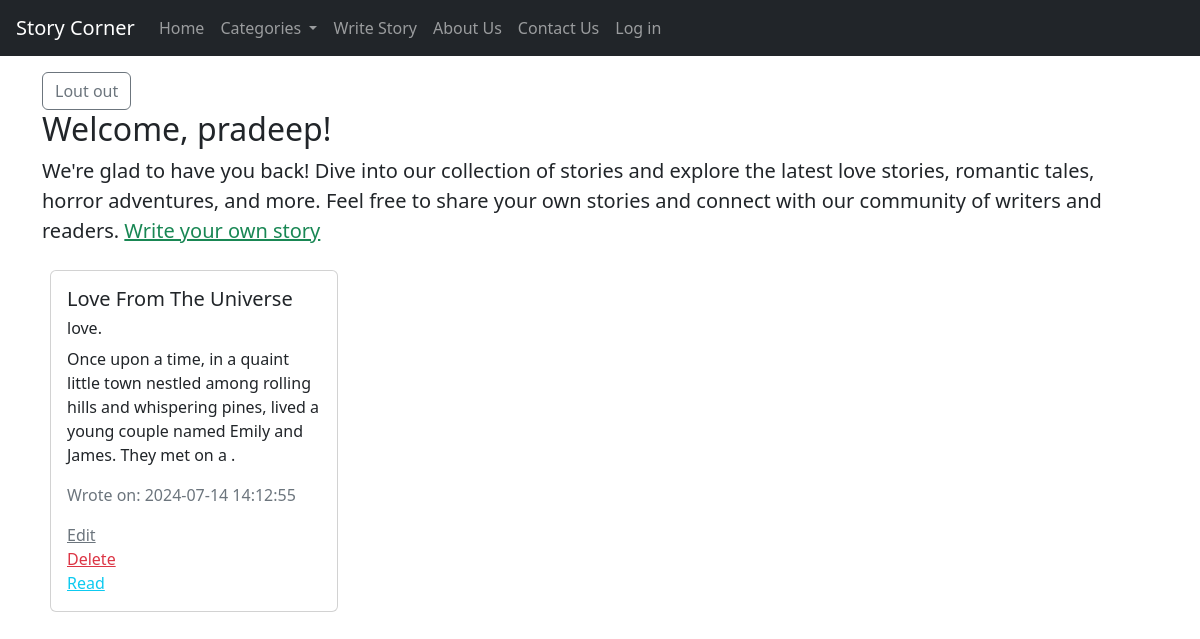
/acc-home (signed in), run on the app's committed database.
### models.py (models this page shows, shortened)
class User(db.Model):
    __tablename__ = 'users'
    id = db.Column(db.Integer, primary_key=True)
    username = db.Column(db.String(80), unique=True, nullable=False)
    email = db.Column(db.String(120), unique=True, nullable=False)
    password = db.Column(db.String(80), nullable=False)
    dp = db.Column(db.String(200), nullable=True)
    is_deleted = db.Column(db.Boolean(), nullable=False, default=False)
    updated_at = db.Column(db.DateTime(), nullable=False, default=db.func.now())
    created_at = db.Column(db.DateTime(), nullable=False, default=db.func.now())
    stories = db.relationship('Story', backref='author', lazy=True)
    comments = db.relationship('Comment', backref='comment_author', lazy=True)

class Story(db.Model):
    __tablename__ = 'stories'
    id = db.Column(db.Integer, primary_key=True)
    title = db.Column(db.String(200), nullable=False)
    content = db.Column(db.Text, nullable=False)
    category = db.Column(db.String(50), nullable=False)
    user_id = db.Column(db.Integer, db.ForeignKey('users.id'), nullable=False)
    is_deleted = db.Column(db.Boolean(), nullable=False, default=False)
    updated_at = db.Column(db.DateTime(), nullable=False, default=db.func.now())
    created_at = db.Column(db.DateTime(), nullable=False, default=db.func.now())
    comments = db.relationship('Comment', backref='story', lazy=True)

### app.py (the view)
@app.route('/acc-home', methods=['GET', 'POST'])
def acc_home():
    if 'email' in session and 'username' in session:
        user = User.query.filter_by(email=session['email'], username=session['username']).first()
        stories = Story.query.filter_by(user_id=user.id).order_by(Story.created_at.asc()).all()
        return render_template('user_account/aac_home.html', stories=stories)
    else:
        flash('Please Log In', 'error')
        return redirect(url_for('login'))

### templates/user_account/aac_home.html (shortened to what this page needs)
{% extends 'base.html' %}
{% block content %}
<div class="container mt-5 pt-4">
<a href="{{url_for('logout')}}" class="btn btn-outline-secondary">Lout out</a>
<h2>Welcome, {{ session['username'] }}!</h2>
<p class="lead">
  We're glad to have you back! Dive into our collection of stories and explore the latest love stories, romantic tales, horror adventures, and more. Feel free to share your own stories and connect with our community of writers and readers.
  <a href="{{url_for('write_story')}}" class="text-success">Write your own story</a>
</p>
<div class="d-flex flex-row">
{%for story in stories%}
  <div class="p-2">
    <div class="card" style="width: 18rem;">
  <div class="card-body">
    <h5 class="card-title">{{story.title}}</h5>
    <h6 class="card-text">{{story.category}}.</h6>
    <p class="card-text">{{story.content[:150]}}.</p>
    <p class="text-secondary">Wrote on: {{story.created_at}}</p>
    <a href="{{url_for('edit_story', story_id=story.id)}}" class="text-secondary">Edit</a><br>
    <a href="{{url_for('delete_story', story_id=story.id)}}" class="text-danger">Delete</a><br>
    <a href="{{url_for('view_story', story_id=story.id)}}" class="text-info">Read</a><br>
  </div>
</div>
  </div>
{% endfor %}
</div>
{% endblock%}

### templates/base.html (style rules this page uses)
body { background-size: cover; background-position: center; background-attachment: fixed; }

### data on the page
User: username "pradeep"
Story: title "Love From The Universe", category "love", content "Once upon a time, in a quaint little town nestled among rolling hills and whispering pines, lived a young couple named Emily and James. They met on a", created_at "2024-07-14 14:12:55"
